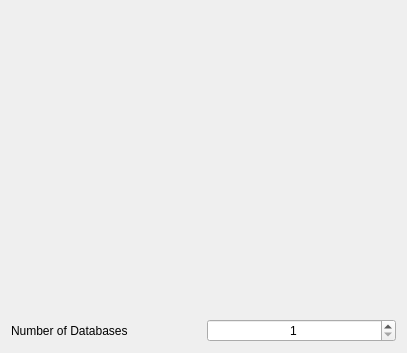
<?xml version="1.0" encoding="UTF-8"?>
<ui version="4.0">
 <class>CreateBatchIncrementing</class>
 <widget class="QWizardPage" name="CreateBatchIncrementing">
  <property name="geometry">
   <rect>
    <x>0</x>
    <y>0</y>
    <width>407</width>
    <height>353</height>
   </rect>
  </property>
  <property name="windowTitle">
   <string>WizardPage</string>
  </property>
  <layout class="QGridLayout" name="gridLayout">
   <item row="0" column="0" colspan="2">
    <layout class="QVBoxLayout" name="verticalLayout">
     <item>
      <widget class="TabDbSelectorWidget" name="tabDbSelectorWidget" native="true">
       <property name="sizePolicy">
        <sizepolicy hsizetype="MinimumExpanding" vsizetype="Preferred">
         <horstretch>0</horstretch>
         <verstretch>0</verstretch>
        </sizepolicy>
       </property>
      </widget>
     </item>
     <item>
      <widget class="DatabaseParameterWidget" name="databaseParameterWidget" native="true">
       <property name="sizePolicy">
        <sizepolicy hsizetype="MinimumExpanding" vsizetype="Preferred">
         <horstretch>0</horstretch>
         <verstretch>0</verstretch>
        </sizepolicy>
       </property>
      </widget>
     </item>
    </layout>
   </item>
   <item row="1" column="0">
    <widget class="QLabel" name="label_6">
     <property name="text">
      <string>Number of Databases</string>
     </property>
    </widget>
   </item>
   <item row="1" column="1">
    <widget class="QSpinBox" name="spinBox">
     <property name="alignment">
      <set>Qt::AlignCenter</set>
     </property>
     <property name="minimum">
      <number>1</number>
     </property>
     <property name="maximum">
      <number>999</number>
     </property>
    </widget>
   </item>
  </layout>
 </widget>
 <customwidgets>
  <customwidget>
   <class>DatabaseParameterWidget</class>
   <extends>QWidget</extends>
   <header>DsgTools.gui.CustomWidgets.DatabasePropertiesWidgets.BasicPropertyWidgets.databaseParameterWidget.h</header>
   <container>1</container>
  </customwidget>
  <customwidget>
   <class>TabDbSelectorWidget</class>
   <extends>QWidget</extends>
   <header>DsgTools.gui.CustomWidgets.SelectionWidgets.tabDbSelectorWidget.h</header>
   <container>1</container>
  </customwidget>
 </customwidgets>
 <resources/>
 <connections/>
</ui>
